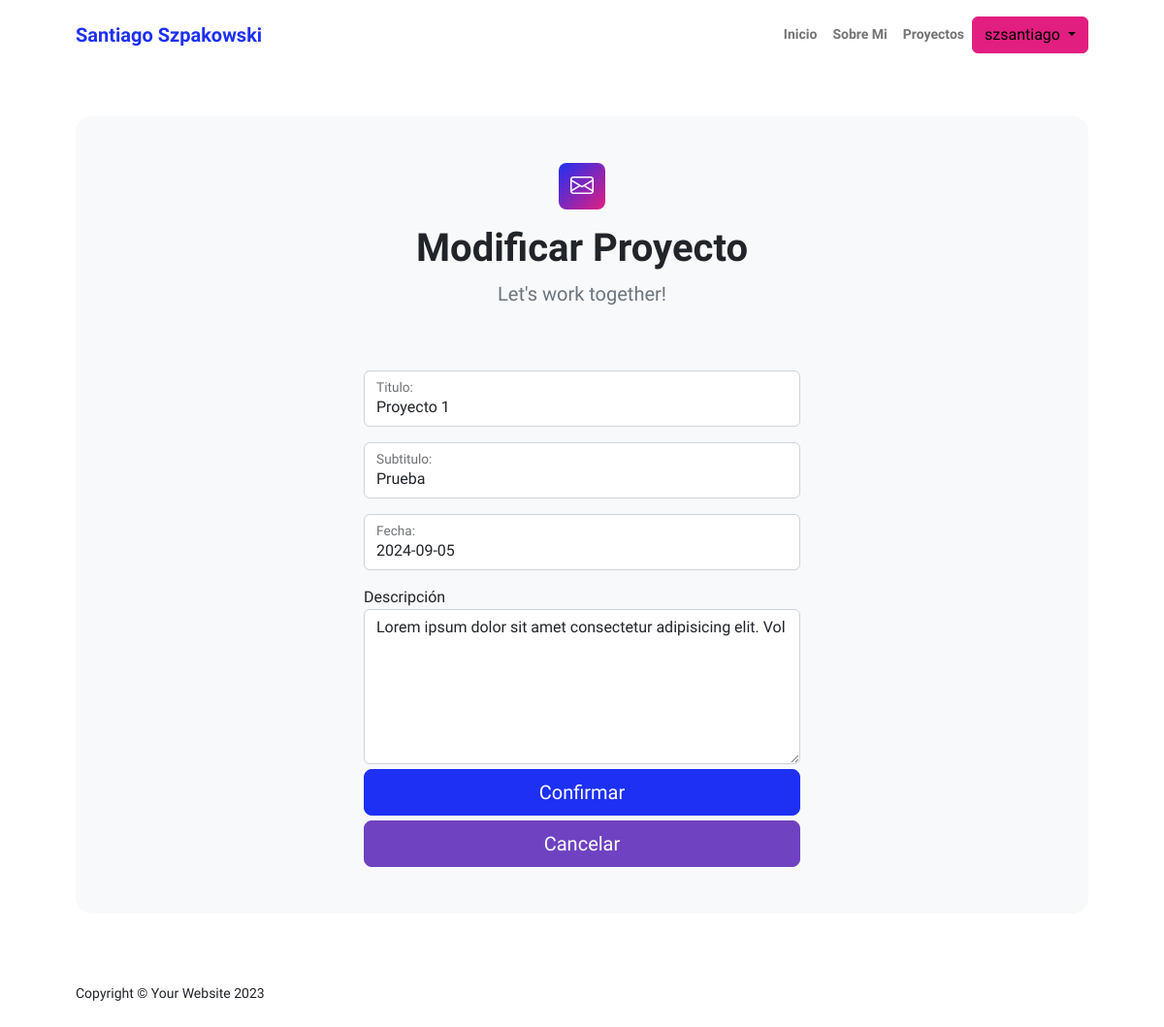
/modificar_proyecto/2/ (signed in), run on an earlier commit of the app's database.
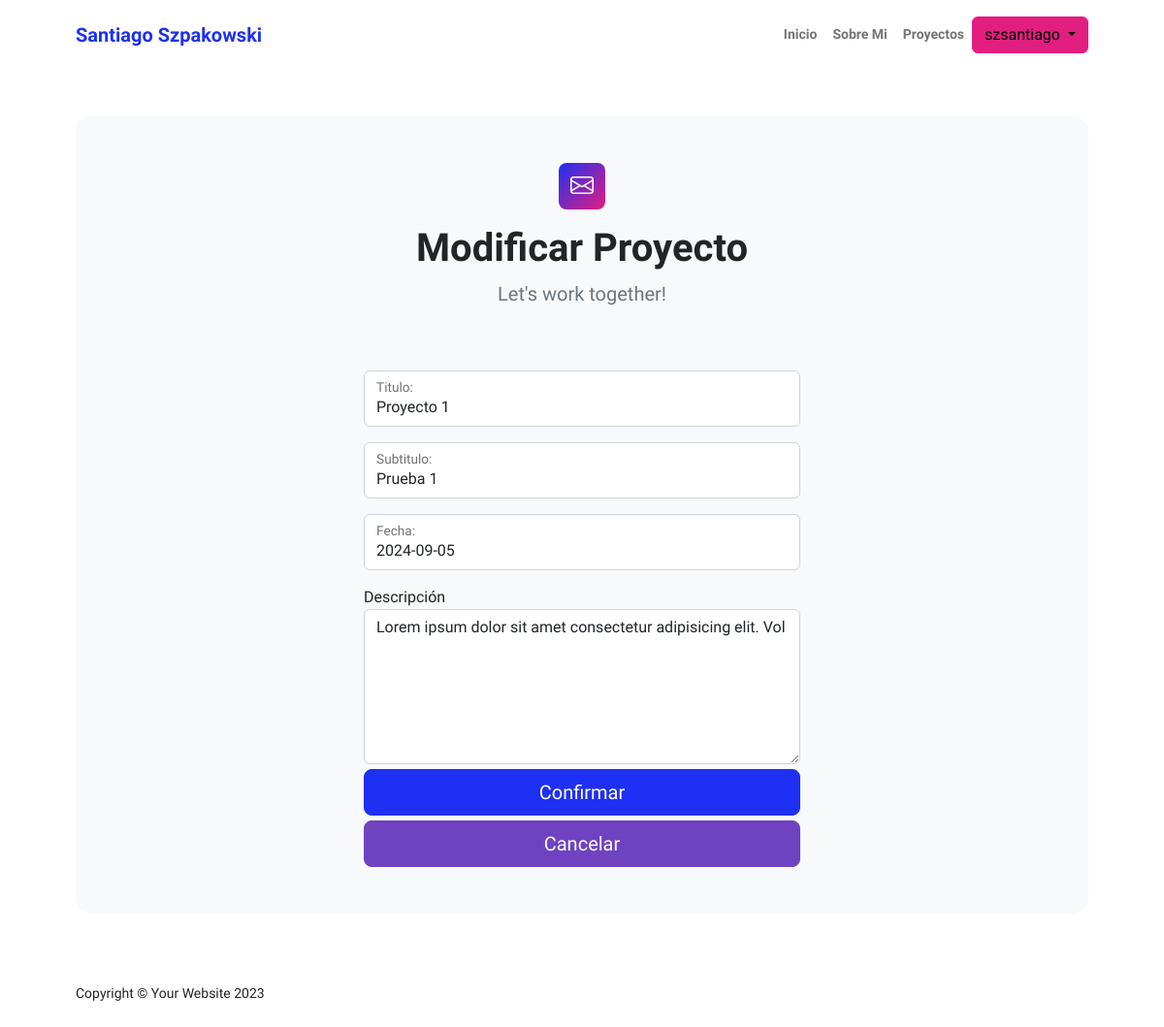
And on a later commit of the database.
### AppPrincipal/models.py (models this page shows, shortened)
class Proyecto (models.Model):
    titulo = models.CharField(max_length=40)
    subtitulo = models.CharField(max_length=40)
    descripcion = models.CharField(max_length=2000)
    fecha = models.DateField()
    imagen = models.ForeignKey('ImagenProyecto', on_delete=models.SET_NULL, null=True, blank=True, related_name='proyectos')
    autor = models.ForeignKey(Usuario, on_delete=models.CASCADE)

### AppPrincipal/views.py (the view, shortened to what this page needs)
# urls.py: path('modificar_proyecto/<int:id>/', views.ProyectoUpdateView.as_view(), name='modificarProyecto'),
class ProyectoUpdateView(LoginRequiredMixin, UpdateView):
    model = Proyecto
    fields = ['titulo', 'subtitulo', 'fecha', 'descripcion']
    template_name = 'appprincipal/modificarProyecto.html'
    context_object_name = 'proyecto'
    pk_url_kwarg = 'id'

### AppPrincipal/templatetags/form_filters1.py (called while the page is built)
@register.filter
def add_class(value, css_class):
    return value.as_widget(attrs={"class": css_class})

### AppPrincipal/templates/appprincipal/modificarProyecto.html (shortened to what this page needs)
{% extends "appprincipal/index.html" %}
{% load static %}
{% load form_filters1 %}
    {% block contenidoQueCambia %}
    <section class="py-5">
        <div class="container px-5">
            <div class="bg-light rounded-4 py-5 px-4 px-md-5">
                <div class="text-center mb-5">
                    <div class="feature bg-primary bg-gradient-primary-to-secondary text-white rounded-3 mb-3"><i class="bi bi-envelope"></i></div>
                    <h1 class="fw-bolder">Modificar Proyecto</h1>
                    <p class="lead fw-normal text-muted mb-0">Let's work together!</p>
                </div>
                <div class="row gx-5 justify-content-center">
                    <div class="col-lg-8 col-xl-6">
                        <form id="contactForm" data-sb-form-api-token="API_TOKEN" method="POST" action="{% url 'modificarProyecto' proyecto.id%}" enctype="multipart/form-data">
                            <div class="form-floating mb-3">
                                {{ form.titulo|add_class:"form-control"}}
                                {{ form.titulo.label_tag }}
                            </div>
                            <div class="form-floating mb-3">
                                {{ form.subtitulo|add_class:"form-control" }}
                                {{ form.subtitulo.label_tag }}
                            </div>
                            <div class="form-floating mb-3">
                                {{ form.fecha|add_class:"form-control" }}
                                {{ form.fecha.label_tag }}
                            </div>
                            <div class="form-group">
                                <label for="{{ form.descripcion.id_for_label }}">Descripción</label>
                                <textarea name="{{ form.descripcion.name }}" id="{{ form.descripcion.id_for_label }}"
                                        class="form-control" style="height: 10rem;">{{ form.descripcion.value }}</textarea>
                            </div>
                            <div class="d-grid"><button class="btn btn-primary btn-lg" id="submitButton" type="submit" style="margin-top: 5px;">Confirmar</button></div>
                            <div class="d-grid"><a href="{% url 'proyectos' %}" class="btn btn-primary btn-lg" id="submitButton" type="submit" style="margin-top: 5px; background-color: #6f42c1; border-color: #6f42c1;">Cancelar</a></div>
                        </form>
                    </div>
                </div>
            </div>
        </div>
    </section>
    {% endblock %}

What changed in the data, as far as the page shows it:
changed Proyecto "Proyecto 1": subtitulo "Prueba" → "Prueba 1"
